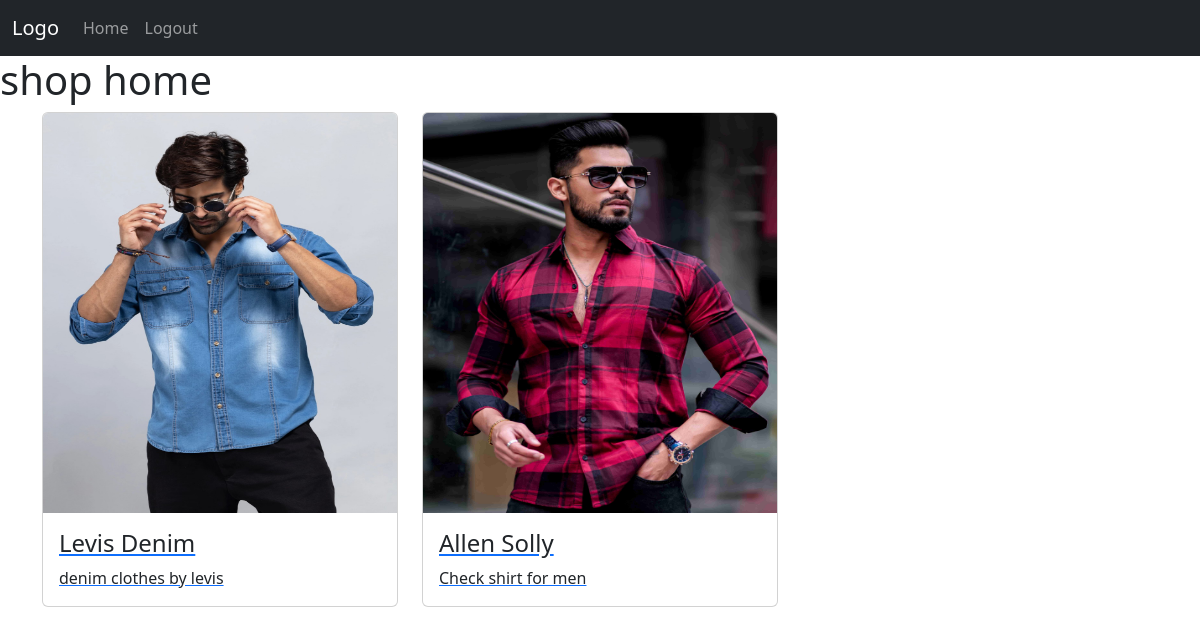
The page /user_home (signed in) on the database its author committed.
### app/models.py (models this page shows)
class Product(models.Model):
    pro_id=models.TextField()
    name=models.TextField()
    price=models.IntegerField()
    offer_price=models.IntegerField()
    img=models.FileField()
    dis=models.TextField()

### app/views.py (the view)
# urls.py: path('user_home',views.user_home),
def user_home(req):
    if 'user' in req.session:
        data=Product.objects.all()
        return render(req,'user/home.html',{'data':data})
    else:
        return redirect(shop_login)

### templates/user/home.html (shortened to what this page needs)
<!DOCTYPE html>
<html lang="en">
<head>
    <link href="https://cdn.jsdelivr.net/npm/bootstrap@5.3.3/dist/css/bootstrap.min.css" rel="stylesheet">
</head>
<body>
    <nav class="navbar navbar-expand-sm bg-dark navbar-dark">
        <div class="container-fluid">
            <a class="navbar-brand" href="#">Logo</a>
            <div class="collapse navbar-collapse" id="collapsibleNavbar">
                <ul class="navbar-nav">
                    <li class="nav-item">
                        <a class="nav-link" href="#">Home</a>
                    </li>
                    <li class="nav-item">
                        <a class="nav-link" href="shop_logout">Logout</a>
                    </li>
                </ul>
            </div>
        </div>
    </nav>
    <h1>shop home </h1>
    <div class="container">
        <div class="row">
            {% for product in data %}
            <div class="col-lg-4">
                <a href="view_pro/{{product.pk}}">
                <div class="card">
                    <img class="card-img-top" src="{{product.img.url}}" alt="Card image"style="width:100%; height: 400px; ">
                    <div class="card-body">
                        <h4 class="card-title">{{product.name}}</h4>
                        <p class="card-text">{{product.dis}}</p>
                    </div>
                </div>
                </a>
            </div>
            {% endfor %}
        </div>
    </div>
</body>
</html>

### rows shown on the page
Product: img (picture), name "Levis Denim", dis "denim clothes by levis"
Product: img (picture), name "Allen Solly", dis "Check shirt for men"
